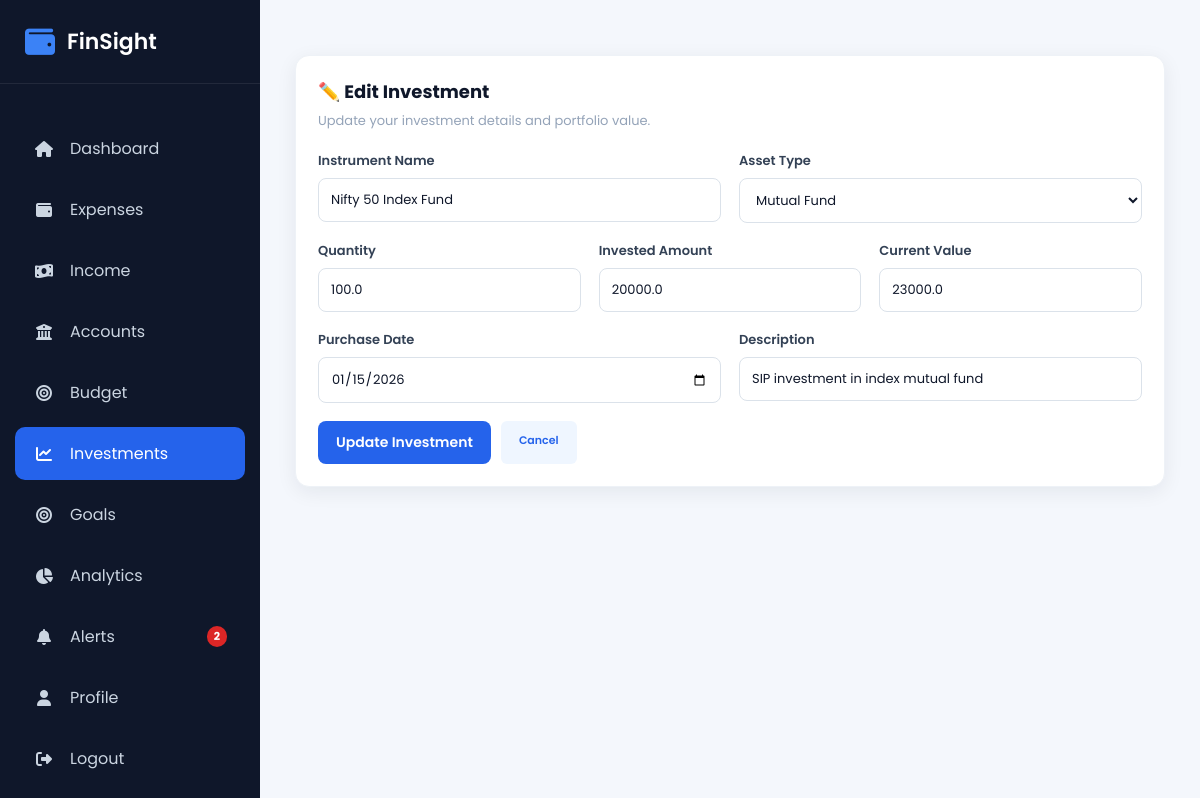
/investments/edit/5 (signed in), run on the app's committed database.
### models/investment.py (models this page shows, shortened)
class Investment(db.Model):
    __tablename__ = "investments"
    id = db.Column(
        db.Integer,
        primary_key=True
    )
    instrument_name = db.Column(
        db.String(100),
        nullable=False
    )
    asset_type = db.Column(
        db.String(50),
        nullable=False
    )
    quantity = db.Column(
        db.Float,
        nullable=False,
        default=0
    )
    invested_amount = db.Column(
        db.Float,
        nullable=False,
        default=0
    )
    current_value = db.Column(
        db.Float,
        nullable=False,
        default=0
    )
    purchase_date = db.Column(
        db.Date,
        nullable=False
    )
    description = db.Column(
        db.Text
    )
    created_at = db.Column(
        db.DateTime,
        default=datetime.utcnow
    )
    updated_at = db.Column(
        db.DateTime,
        default=datetime.utcnow,
        onupdate=datetime.utcnow
    )
    user_id = db.Column(
        db.Integer,
        db.ForeignKey("users.id"),
        nullable=False
    )

### routes/investment.py (the view, shortened to what this page needs)
@investment.route(
    "/investments/edit/<int:id>",
    methods=["GET", "POST"]
)
@login_required
def edit_investment(id):
    investment_data = Investment.query.filter_by(
        id=id,
        user_id=current_user.id
    ).first_or_404()
    return render_template(
        "edit_investment.html",
        investment=investment_data
    )

### app.py (called while the page is built)
@login_manager.user_loader
def load_user(user_id):
    return User.query.get(int(user_id))

@app.context_processor
def inject_global_vars():
    if current_user.is_authenticated:
        unread_count = FinancialAlert.query.filter_by(user_id=current_user.id, is_read=False).count()
        return dict(unread_alerts_count=unread_count)
    return dict(unread_alerts_count=0)

### templates/edit_investment.html (shortened to what this page needs)
{% extends "layout.html" %}
{% block css %}
<link rel="stylesheet"
      href="{{ url_for('static', filename='css/investment.css') }}">
{% endblock %}
{% block content %}
<div class="investment-page">
    <div class="investment-box add-investment-box">
        <div class="box-header">
            <div>
                <h3>✏️ Edit Investment</h3>
                <p>
                    Update your investment details and portfolio value.
                </p>
            </div>
        </div>
        <form method="POST" class="investment-form">
            <div class="form-row">
                <div class="form-group">
                    <label>
                        Instrument Name
                    </label>
                    <input
                        type="text"
                        name="instrument_name"
                        value="{{ investment.instrument_name }}"
                        required
                    >
                </div>
                <div class="form-group">
                    <label>
                        Asset Type
                    </label>
                    <select
                        name="asset_type"
                        required
                    >
                        <option value="Mutual Fund"
                            {% if investment.asset_type == "Mutual Fund" %}
                                selected
                            {% endif %}>
                            Mutual Fund
                        </option>
                    </select>
                </div>
            </div>
            <div class="form-row">
                <div class="form-group">
                    <label>
                        Quantity
                    </label>
                    <input
                        type="number"
                        name="quantity"
                        step="0.01"
                        min="0"
                        value="{{ investment.quantity }}"
                        required
                    >
                </div>
                <div class="form-group">
                    <label>
                        Invested Amount
                    </label>
                    <input
                        type="number"
                        name="invested_amount"
                        step="0.01"
                        min="0"
                        value="{{ investment.invested_amount }}"
                        required
                    >
                </div>
                <div class="form-group">
                    <label>
                        Current Value
                    </label>
                    <input
                        type="number"
                        name="current_value"
                        step="0.01"
                        min="0"
                        value="{{ investment.current_value }}"
                        required
                    >
                </div>
            </div>
            <div class="form-row">
                <div class="form-group">
                    <label>
                        Purchase Date
                    </label>
                    <input
                        type="date"
                        name="purchase_date"
                        value="{{ investment.purchase_date.strftime('%Y-%m-%d') }}"
                        required
                    >
                </div>
                <div class="form-group form-group-wide">
                    <label>
                        Description
                    </label>
                    <input
                        type="text"
                        name="description"
                        value="{{ investment.description or '' }}"
                        placeholder="Optional notes"
                    >
                </div>
            </div>
            <div style="display:flex; gap:10px;">
                <button
                    type="submit"
                    class="btn-primary"
                >
                    Update Investment
                </button>
                <a
                    href="{{ url_for('investment.investments') }}"
                    class="btn-edit"
                    style="padding:11px 18px;"
                >
                    Cancel
                </a>
            </div>
        </form>
    </div>
</div>
{% endblock %}

### static/css/layout.css (style rules this page uses)
* { margin:0; padding:0; box-sizing:border-box; font-family:'Poppins',sans-serif; }
body { background:#f4f7fc; }

### static/css/investment.css (style rules this page uses)
.btn-primary { display: inline-block; padding: 11px 18px; background: #2563eb; color: white; text-decoration: none; border: none; border-radius: 8px; font-size: 14px; font-weight: 600; cursor: pointer; transition: 0.2s ease; }
.investment-box { background: #ffffff; border-radius: 14px; padding: 22px; box-shadow: 0 5px 20px rgba(15, 23, 42, 0.07); border: 1px solid #eef2f7; }
.box-header { display: flex; justify-content: space-between; align-items: center; margin-bottom: 20px; }
.box-header h3 { margin: 0; font-size: 18px; color: #0f172a; }
.btn-edit { display: inline-block; padding: 6px 10px; background: #eff6ff; color: #2563eb; text-decoration: none; border-radius: 6px; font-size: 11px; font-weight: 600; margin-right: 5px; }
.add-investment-box { margin-top: 20px; }
.box-header p { margin: 6px 0 0; color: #94a3b8; font-size: 13px; }
.investment-form { display: flex; flex-direction: column; gap: 18px; }
.form-row { display: grid; grid-template-columns: repeat(2, 1fr); gap: 18px; }
.form-row:nth-of-type(2) { grid-template-columns: repeat(3, 1fr); }
.form-group { display: flex; flex-direction: column; gap: 7px; }
.form-group-wide { grid-column: span 1; }
.form-group label { color: #334155; font-size: 13px; font-weight: 600; }
.form-group input, .form-group select { width: 100%; box-sizing: border-box; padding: 11px 12px; border: 1px solid #dbe2ea; border-radius: 8px; background: #ffffff; color: #0f172a; font-size: 13px; outline: none; transition: 0.2s ease; }
.investment-form .btn-primary { align-self: flex-start; }

### data on the page
Investment: instrument_name "Nifty 50 Index Fund", asset_type "Mutual Fund", quantity "100.0", invested_amount "20000.0", current_value "23000.0", purchase_date "01/15/2026", description "SIP investment in index mutual fund"

### other printed values
{{ unread_alerts_count }} "2"
